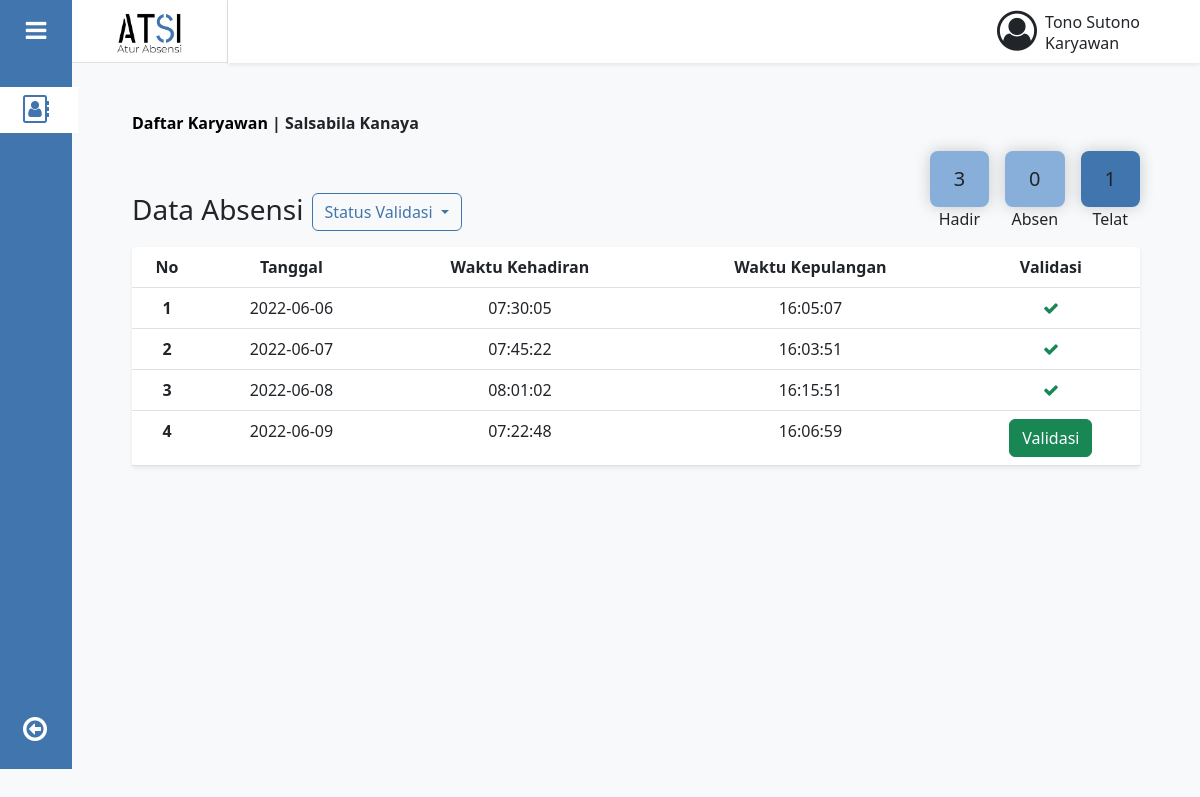
Screenshot of /menu2_manajer.php?detail=2001360 (signed in) with the database file from the repository.
### tables this page shows
CREATE TABLE `pegawai` (
  `no_induk` varchar(20) NOT NULL,
  `nama_pegawai` varchar(255) NOT NULL,
  `jabatan` varchar(255) NOT NULL,
  `divisi` varchar(255) NOT NULL,
  `no_telp` varchar(15) NOT NULL,
  `email` varchar(255) NOT NULL,
  `password` varchar(255) NOT NULL
);

CREATE TABLE `rekap_absensi` (
  `id_rekap` int(11) NOT NULL,
  `hadir` int(11) NOT NULL,
  `tidak_hadir` int(11) NOT NULL,
  `telat` int(11) NOT NULL,
  `no_induk` varchar(20) NOT NULL
);

CREATE TABLE `laporan_absensi` (
  `id_laporan` int(11) NOT NULL,
  `no_induk` varchar(20) NOT NULL,
  `id_kehadiran` int(11) DEFAULT NULL,
  `id_kepulangan` int(11) DEFAULT NULL,
  `status_validasi` tinyint(1) NOT NULL DEFAULT 0
);

CREATE TABLE `data_kehadiran` (
  `id_kehadiran` int(11) NOT NULL,
  `no_induk` varchar(20) NOT NULL,
  `tanggal_kehadiran` date NOT NULL,
  `waktu_kehadiran` time NOT NULL
);

CREATE TABLE `data_kepulangan` (
  `id_kepulangan` int(11) NOT NULL,
  `no_induk` varchar(20) NOT NULL,
  `tanggal_kepulangan` date NOT NULL,
  `waktu_kepulangan` time NOT NULL
);

### config.php (called while the page is built, shortened)
<?php
$db_host = "localhost";
$db_user = "root";
$db_pass = "";
$db_name = "atsi";
?>

### includes/DB.class.php (called while the page is built, shortened)
<?php
class DB
{
    var $db_host = "";
    var $db_user = "";
    var $db_pass = "";
    var $db_name = "";
    var $db_link = "";
    var $result = 0;
    function DB($db_host = '', $db_user = '', $db_pass = '', $db_name = '')
    {
        $this->db_host = $db_host;
        $this->db_user = $db_user;
        $this->db_pass = $db_pass;
        $this->db_name = $db_name;
    }
    function open()
    {
        $this->db_link = mysqli_connect($this->db_host, $this->db_user, $this->db_pass, $this->db_name);
    }
    function execute($query = "")
    {
        $this->result = mysqli_query($this->db_link, $query);
        return $this->result;
    }
    function getResult()
    {
        return mysqli_fetch_array($this->result);
    }
}
?>

### includes/Pegawai.class.php (called while the page is built, shortened)
<?php
class Pegawai extends DB {
    function getNamaPegawai($nip) {
        $query = "SELECT nama_pegawai FROM pegawai WHERE no_induk='$nip'";
        return $this->execute($query);
    }
}

### includes/RekapAbsensi.class.php (called while the page is built, shortened)
<?php
class RekapAbsensi extends DB {
    function getHadir($nip) {
        $query = "SELECT hadir FROM rekap_absensi WHERE no_induk='$nip'";
        return $this->execute($query);
    }
    function getTidakHadir($nip) {
        $query = "SELECT tidak_hadir FROM rekap_absensi WHERE no_induk='$nip'";
        return $this->execute($query);
    }
    function getTelat($nip) {
        $query = "SELECT telat FROM rekap_absensi WHERE no_induk='$nip'";
        return $this->execute($query);
    }
}

### includes/LaporanAbsensi.class.php (called while the page is built, shortened)
<?php
class LaporanAbsensi extends DB {
    function getSLaporanAbsensi($nip) {
        $query = "SELECT * FROM laporan_absensi WHERE no_induk='$nip'";
        return $this->execute($query);
    }
}

### includes/DataKehadiran.class.php (called while the page is built, shortened)
<?php
class DataKehadiran extends DB {
    function getTanggalKehadiran($id) {
        $query = "SELECT tanggal_kehadiran FROM data_kehadiran WHERE id_kehadiran='$id'";
        return $this->execute($query);
    }
    function getWaktuKehadiran($id) {
        $query = "SELECT waktu_kehadiran FROM data_kehadiran WHERE id_kehadiran='$id'";
        return $this->execute($query);
    }
}

### includes/DataKepulangan.class.php (called while the page is built, shortened)
<?php
class DataKepulangan extends DB {
    function getWaktuKepulangan($id) {
        $query = "SELECT waktu_kepulangan FROM data_kepulangan WHERE id_kepulangan='$id'";
        return $this->execute($query);
    }
}

### menu2_manajer.php (the view, shortened to what this page needs)
<?php
include("config.php");
include("includes/DB.class.php");
include("includes/Pegawai.class.php");
include("includes/RekapAbsensi.class.php");
include("includes/LaporanAbsensi.class.php");
include("includes/DataKehadiran.class.php");
include("includes/DataKepulangan.class.php");
$nip_user = $_SESSION['no_induk'];
$nama_user = $_SESSION['nama'];
$jabatan_user = $_SESSION['jabatan'];
$header_identity = null;
$header_identity .= "<p class='mb-0'>".$nama_user."</p>
					 <h6 class='m-0'>".$jabatan_user."</h6>";
$pegawai = new Pegawai($db_host, $db_user, $db_pass, $db_name);
$rekap = new RekapAbsensi($db_host, $db_user, $db_pass, $db_name);
$laporan = new LaporanAbsensi($db_host, $db_user, $db_pass, $db_name);
$kehadiran = new DataKehadiran($db_host, $db_user, $db_pass, $db_name);
$kepulangan = new DataKepulangan($db_host, $db_user, $db_pass, $db_name);
$pegawai->open();
$rekap->open();
$laporan->open();
$kehadiran->open();
$kepulangan->open();
$laporan->getSLaporanAbsensi($nip_user);
$pegawai->getNamaPegawai($nip_user);
$sub_name = $pegawai->getResult();
$sub_menu = null;
$sub_menu .= "<span class='fw-semibold'>{$sub_name['nama_pegawai']}</a>";
$rekap_absensi = null;
$rekap->getHadir($nip_user);
$hadir = $rekap->getResult();
$rekap->getTidakHadir($nip_user);
$tidak_hadir = $rekap->getResult();
$rekap->getTelat($nip_user);
$telat = $rekap->getResult();
$rekap_absensi .= "<div class='d-flex flex-column align-items-center me-3'>
					 <h5 class='py-3 px-4 rounded-3 shadow bg-secondary mb-0'>
					 	{$hadir['hadir']}
					 </h5>
					 <p class='m-0'>Hadir</p>
				  </div>
				  <div class='d-flex flex-column align-items-center me-3'>
					 <h5 class='py-3 px-4 rounded-3 shadow bg-secondary mb-0'>
					 	{$tidak_hadir['tidak_hadir']}
					 </h5>
					 <p class='m-0'>Absen</p>
				  </div>
				  <div class='d-flex flex-column align-items-center'>
					 <h5 class='py-3 px-4 rounded-3 shadow bg-primary mb-0'>
					 	{$telat['telat']}
					 </h5>
					 <p class='m-0'>Telat</p>
				  </div>";
$i = 1;
$tableL = null;
while ($dataL = $laporan->getResult()) {
	$id_kehadiran = $dataL['id_kehadiran'];
	$id_kepulangan = $dataL['id_kepulangan'];
	$status_validasi = $dataL['status_validasi'];
	$kehadiran->getTanggalKehadiran($id_kehadiran);
	$tanggal = $kehadiran->getResult();
	$kehadiran->getWaktuKehadiran($id_kehadiran);
	$waktu_kehadiran = $kehadiran->getResult();
	$kepulangan->getWaktuKepulangan($id_kepulangan);
	$waktu_kepulangan = $kepulangan->getResult();
	if ($status_validasi == 1) {
		$tableL .= "<tr align='middle'>
						<th scope='row'>".$i."</th>
						<td>{$tanggal['tanggal_kehadiran']}</td>
						<td>{$waktu_kehadiran['waktu_kehadiran']}</td>
						<td>{$waktu_kepulangan['waktu_kepulangan']}</td>
						<td><i class='fa fa-check text-success'></i></td>
					</tr>";
	} else if ($status_validasi == 0) {
		$tableL .= "<tr align='middle'>
						<th scope='row'>".$i."</th>
						<td>{$tanggal['tanggal_kehadiran']}</td>
						<td>{$waktu_kehadiran['waktu_kehadiran']}</td>
						<td>{$waktu_kepulangan['waktu_kepulangan']}</td>
						<td><a href='menu2_manajer.php?validasi={$dataL['id_laporan']}' class='btn btn-success'>
							Validasi
						</a></td>
					</tr>";
	}
	$i++;
}

### rows the page displays
pegawai: nama_pegawai "Salsabila Kanaya"
rekap_absensi: hadir "3", tidak_hadir "0", telat "1"
laporan_absensi: id_kehadiran.tanggal_kehadiran "2022-06-06", id_kehadiran.waktu_kehadiran "07:30:05", id_kepulangan.waktu_kepulangan "16:05:07"
laporan_absensi: id_kehadiran.tanggal_kehadiran "2022-06-07", id_kehadiran.waktu_kehadiran "07:45:22", id_kepulangan.waktu_kepulangan "16:03:51"
laporan_absensi: id_kehadiran.tanggal_kehadiran "2022-06-08", id_kehadiran.waktu_kehadiran "08:01:02", id_kepulangan.waktu_kepulangan "16:15:51"
laporan_absensi: id_kehadiran.tanggal_kehadiran "2022-06-09", id_kehadiran.waktu_kehadiran "07:22:48", id_kepulangan.waktu_kepulangan "16:06:59"

### other values shown
$nama_user "Tono Sutono"
$jabatan_user "Karyawan"
$this->content "Daftar Karyawan | Data Absensi Status Validasi No Tanggal Waktu Kehadiran Waktu Kepulangan Validasi"
